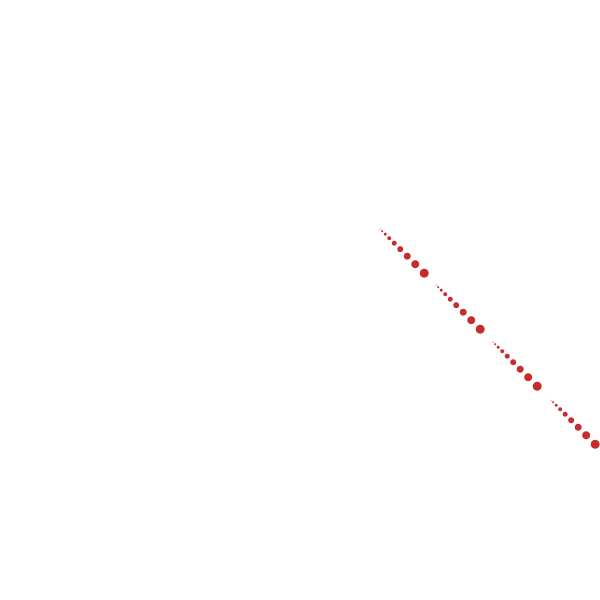
Frame 1 (no input)
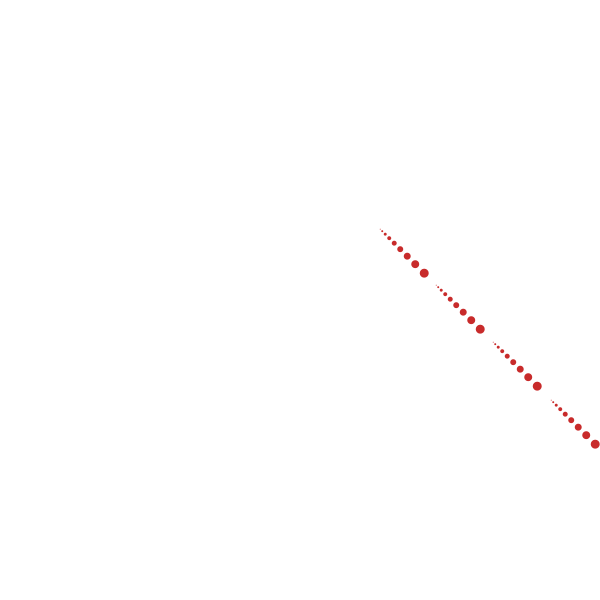
Frame 60 (the mouse pressed at the canvas centre just before this capture)
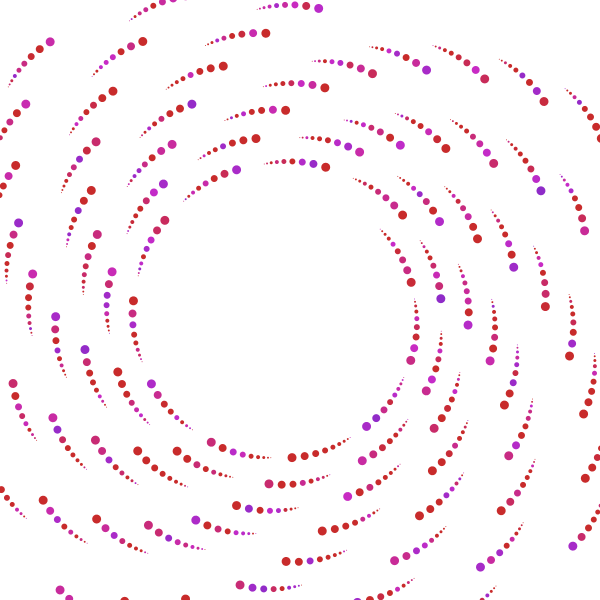
Frame 120 (the mouse held since frame 60 and released just before this capture)

The Processing sketch that drew these frames (run headless with seeded random() and noise(); from frame 60 on, the mouse is pressed at the canvas centre):

// Processing sketch: processing_43472
// ── processing_43472.pde

float easing=0.1;
float easeX=0.1;
//float rsz = 0;
//float rColor = 0;
//float randC = 0;

void setup()
{
  size(600, 600);
  smooth();
  ellipseMode(CENTER);
  noStroke();
  colorMode(HSB);
}

void draw()
{
  background(255);
  translate(2*width/3.25, height/2.75);
  // decrease scale with mouseX
  //scale(1/map(mouseX,0,width,1,2));
  easeX += (mouseX - easeX)*easing;
  float rsz = map(easeX, 0, width, 0, 36);
  rectField(easeX);
  println(rsz);
}

void rectField(float easeX)
{
  for (int i=0; i<100; i++)
  {
    translate(10+i, 10+i);
    for (float f=0; f<10; f++)
    {

      float x = easeX*cos(radians(f));
      float y = easeX*sin(radians(f));

      translate(f, f);
      fill(random(x-100,x), 200, 200);
      rotate(radians(easeX*f/400));
      ellipse(0, 0, f, f);
      println(mouseX);
    }
  }
}
